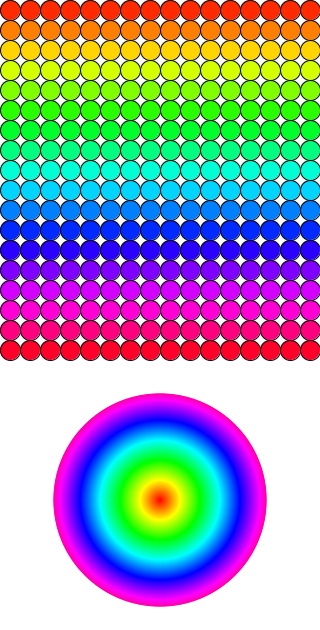
Frame 1 (no input)
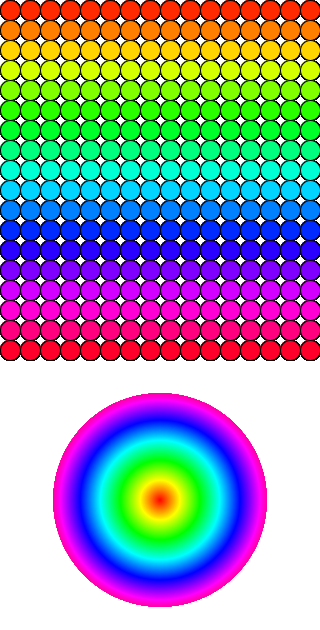
Frame 60 (the mouse pressed at the canvas centre just before this capture)
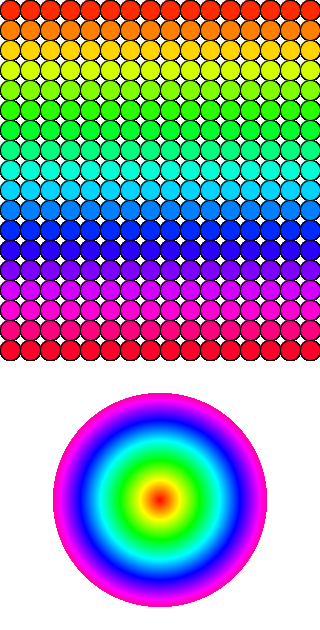
Frame 120 (the mouse held since frame 60 and released just before this capture)

The Processing sketch that drew these frames (run headless with seeded random() and noise(); from frame 60 on, the mouse is pressed at the canvas centre):

// Processing sketch: Exercise7
// ── Exercise7.pde
void settings() {
  size(320, 630);
}

void setup() {
  colorMode(HSB, 360, 100, 100);
  background(360);
}

void draw() {

  noStroke();
  colorMode(HSB, 360, 100, 100);
  for (float i = width; i>0; i--) {
    fill (i, 100, 100);
    ellipse(width/2, 500, i/1.5, i/1.5);

  }

  stroke(1);
  for (int x = 10; x<width; x+=20) {
    for (int y = 10; y<360; y+=20) {
      fill(y%360, 100, 100);
      ellipse(x, y, 20, 20);
    }
  }

  colorMode(RGB, 255, 255, 255);
}
